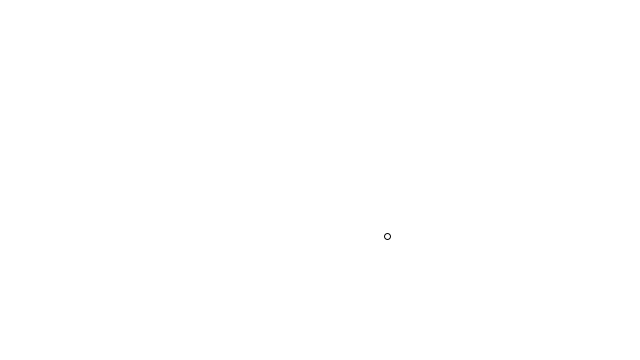
Frame 1 (no input)
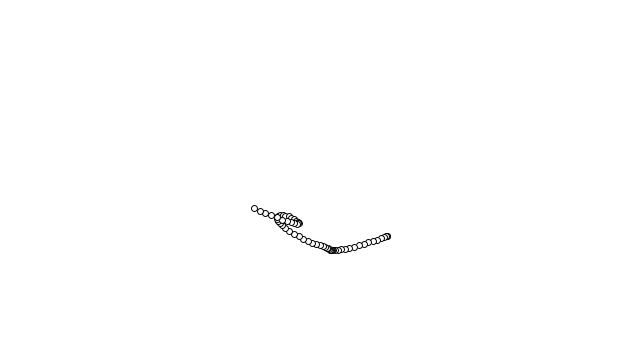
Frame 60 (the mouse pressed at the canvas centre just before this capture)
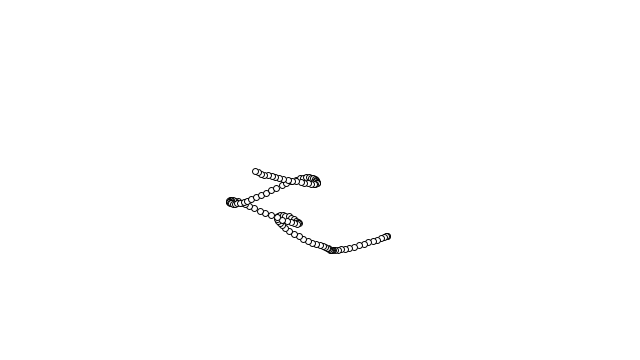
Frame 120 (the mouse held since frame 60 and released just before this capture)

The Processing sketch that drew these frames (run headless with seeded random() and noise(); from frame 60 on, the mouse is pressed at the canvas centre):

// Processing sketch: exe_0_6
// ── exe_0_6.pde
class Walker
{
  float x, y;
  float tx, ty;

  Walker()
  {
    x  = width / 2;
    y  = height / 2;
    tx = 0;
    ty = 10000;
  }

  void display()
  {
    stroke(0);
    // point(x, y);
    ellipse(x, y, 6, 6);
  }

  void step()
  {
    x = map(noise(tx), 0, 1, 0, width);
    y = map(noise(ty), 0, 1, 0, height);

    tx += 0.01;
    ty += 0.01;
  }

}

Walker w;

void setup()
{
  size(640, 360);
  w = new Walker();
  background(255);
}

void draw()
{
  w.step();
  w.display();
}
